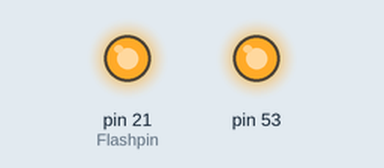
Simulated run of this program. Board: Arduino Mega 2560, built with avr-gcc and run on an emulated ATmega2560. Shown: output pins drawn as LEDs (lit = HIGH). Pins used as bus, display or sensor lines are not drawn; what the program prints to the serial monitor is not drawn.

Above: at 0.1 s.
Timing chart, 0 to 1.6 s (numbered marks = the images above):
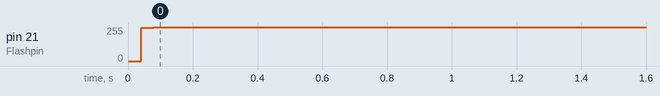

Measured:
- by itself, pin 21 (Flashpin): 0/255 → 255/255 at 0.04 s

The program:

main.cpp
```cpp
#include <Arduino.h>

// **********************************************************************************
// Dev Shrestha 1/30/2022
// Use to record GPS location once every x minutes to Flash
// Each sentence is Lat, Lon, Year,  Month, Day, Hour,  Minute,  Second,  HDOP,  Satellites,  Imput, Voltage,
// About 50 character long message 524000/50 = 10480 locations
// Once memory is full LED will be continusly on
// Last memory location is written in EEPROM so restarting does not overwrite
// No wireless communication
// that has an onboard SPI Flash chip. This sketch listens to a few serial commands
#include <SPIFlash.h>    //get it here: https://github.com/LowPowerLab/SPIFlash
#include <EEPROM.h>
#include <SPI.h>


uint16_t expectedDeviceID = 0xEF40;
#define SERIAL_BAUD      115200
#define Radiopin         10
#define Flashpin         21
#define LED1              30 //defined as output in beaconinit
SPIFlash flash(Flashpin, expectedDeviceID);//0xEF30 for windbond 4mbit flash
unsigned long Last_Address = 0;
String lat_lon_time;
unsigned long counter = 0;
///////////////////////
void FlashWrite();
void FlashRead();
void Blink(int DELAY_MS, byte loops);

void setup(){

  Serial.begin(SERIAL_BAUD);
  //Serial2.begin(SERIAL_BAUD); Not needed as flash is through SPI

  pinMode(Radiopin, OUTPUT);
  pinMode(Flashpin, OUTPUT);

  //Check if falsh is ready
  if (flash.initialize())
  {
    Serial.println("Flash initilaized !");
    Blink(100, 2);//Blink(int DELAY_MS, byte loops)
  }
  else {
    Serial.print("Flash initialization FAIL, expectedDeviceID(0x");
    Serial.print(expectedDeviceID, HEX);
    Serial.print(") mismatched the read value: 0x");
    Serial.println(flash.readDeviceId(), HEX);
  }

 // Loggin to 4Mb Flash. In order to avoid over writing writing on flash memory, the last location of memory writtten is saved in EEPROM
 // Taking a chance that at start up, EEPROM byte 0 is not 10101010 (=170). This may happen randomly, so to make it fail safe, write EEPROM 0 to value other than 170 and clear falsh before using
 // Most of the time this should work
  if (EEPROM.read(0) != 170){ //This is the first time chances are Byte 0 is not 170
      //EEPROM.write(0,0xaa);  //0xaa = 10101010
      //EEPROM.put(1,Last_Address); // EEPROM, starting Byte 1, write Last_Address which is 0 at this time. It will take 4 bytes as Last_address is Unsigend Long Integer
      //flash.chipErase(); //Erage the flash
      //while(flash.busy()); //Wait until all erased
  }
  else {
      EEPROM.get(1,Last_Address);  //Byte 0 is 170, so falsh has been initialized. Read the Last_address
  }


}

void loop(){
  //FlashWrite();
  //delay(1000);
  FlashRead();
  delay(10000);
}


void FlashRead(){

Serial.println(Last_Address);
 digitalWrite(Radiopin, HIGH);
 digitalWrite(Flashpin, LOW);

  for(counter = 0; counter < Last_Address; counter++){

    Serial.write(flash.readByte(counter));
  }
   Serial.println();
   Serial.println("Done");
 digitalWrite(Flashpin, HIGH);
 digitalWrite(Radiopin, LOW);
}


void FlashWrite(){
  digitalWrite(Radiopin, HIGH);
  digitalWrite(Flashpin, LOW);
  lat_lon_time = "Test String to Write";
  lat_lon_time += "\n\n";     //Each sentence is seperated by new line character. Needs two \n as last one is discarded converting to char array

  if (Last_Address < 16777000){
    char msg[lat_lon_time.length()]; //Copy all of it to keep one \n. str_len-1 will not copy \n
    lat_lon_time.toCharArray(msg,lat_lon_time.length());


      digitalWrite(Flashpin, LOW); // Turnon Flash

      flash.writeBytes(Last_Address, &msg,lat_lon_time.length()-1);
      Last_Address += lat_lon_time.length()-1;
      EEPROM.put(1, Last_Address);
      Blink(500, 3); //Blink 3 times after each successful write.

  }
  digitalWrite(Flashpin, HIGH);
  digitalWrite(Radiopin, LOW);


  }


void Blink(int DELAY_MS, byte loops)
{
  while (loops--)
  {
    digitalWrite(LED1,HIGH);
    delay(DELAY_MS);
    digitalWrite(LED1,LOW);
    delay(DELAY_MS);
  }
}
```
